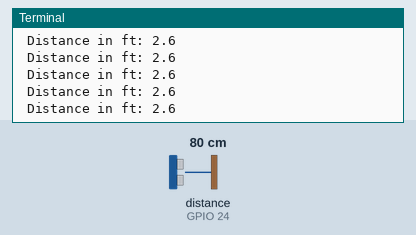
A program run on a simulated Raspberry Pi (BCM pin numbers). On the bench: the last lines printed to the terminal. The test bench sets the inputs (shaded band); at power-on: distance to the obstacle (sensor on GPIO 24) 80 cm. The echo pulse lasts 58.3 µs per cm; the interpreter's speed is modelled, so counts of loop turns are approximate; the clock reads 2024-03-15 10:24:30 at power-on unless the program sets it.

Above: at 1.2 s.
1.3 s: distance to the obstacle (sensor on GPIO 24) set to 2 cm
At 1.8 s:
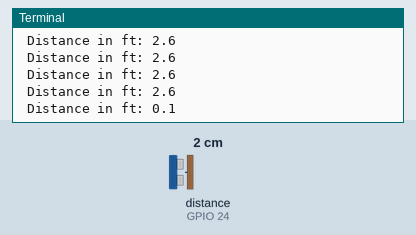
2.8 s: distance to the obstacle (sensor on GPIO 24) set to 9 cm
At 2.8 s:
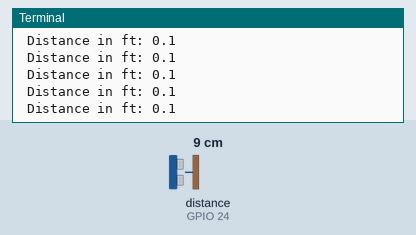
Timing chart, 0 to 5.8 s (numbered marks = the images above; inputs shaded):
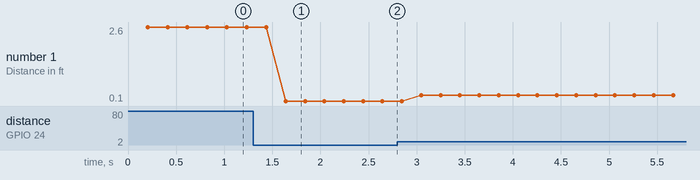

The program:

distsensor.py
```python
# Import required libraries
import RPi.GPIO as GPIO
import time

# --------------------------------------------------------------------
# PINS MAPPING AND SETUP
# --------------------------------------------------------------------

echoPIN = 24
triggerPIN = 23

GPIO.setmode(GPIO.BCM)
GPIO.setup(echoPIN,GPIO.IN)
GPIO.setup(triggerPIN,GPIO.OUT)

# --------------------------------------------------------------------
# MAIN FUNCTIONS
# --------------------------------------------------------------------

def distance ():
 new_reading = False
 counter = 0
 distance = 0
 duration = 0

 # send trigger
 GPIO.output(triggerPIN, 0)
 time.sleep(0.000002)
 GPIO.output(triggerPIN, 1)
 time.sleep(0.000010)
 GPIO.output(triggerPIN, 0)
 time.sleep(0.000002)

 # wait for echo reading
 while GPIO.input(echoPIN) == 0:
   pass
   counter += 1
   if counter == 5000:
      new_reading = True
      break

 if new_reading:
    return False
 startT = time.time()

 while GPIO.input(echoPIN) == 1: pass
 feedbackT = time.time()

 # calculating distance
 if feedbackT == startT:
  distance = "N/A"
 else:
  duration = feedbackT - startT
  #soundSpeed/2 = 34300 /2*# cm/s* 0.0328084 ft/cm=562.66406
  distance = duration * 562.66406
  distance = round(distance, 1)
 time.sleep(0.2)
 return distance

# --------------------------------------------------------------------
# MAIN LOOP
# --------------------------------------------------------------------

try:
 while True:
  print (" Distance in ft: " + str(distance())+ "   ", end='\r')
  print ("")

except KeyboardInterrupt:
 print('interrupted!')
 GPIO.cleanup()
```

Measured:
- after the input at 1.3 s, the terminal: prints a new line after 0.34 s (image 1)
- plotted number 1: 2.6 → 0.1 after the input at 1.3 s, 0.1 → 0.3 after the input at 2.8 s
